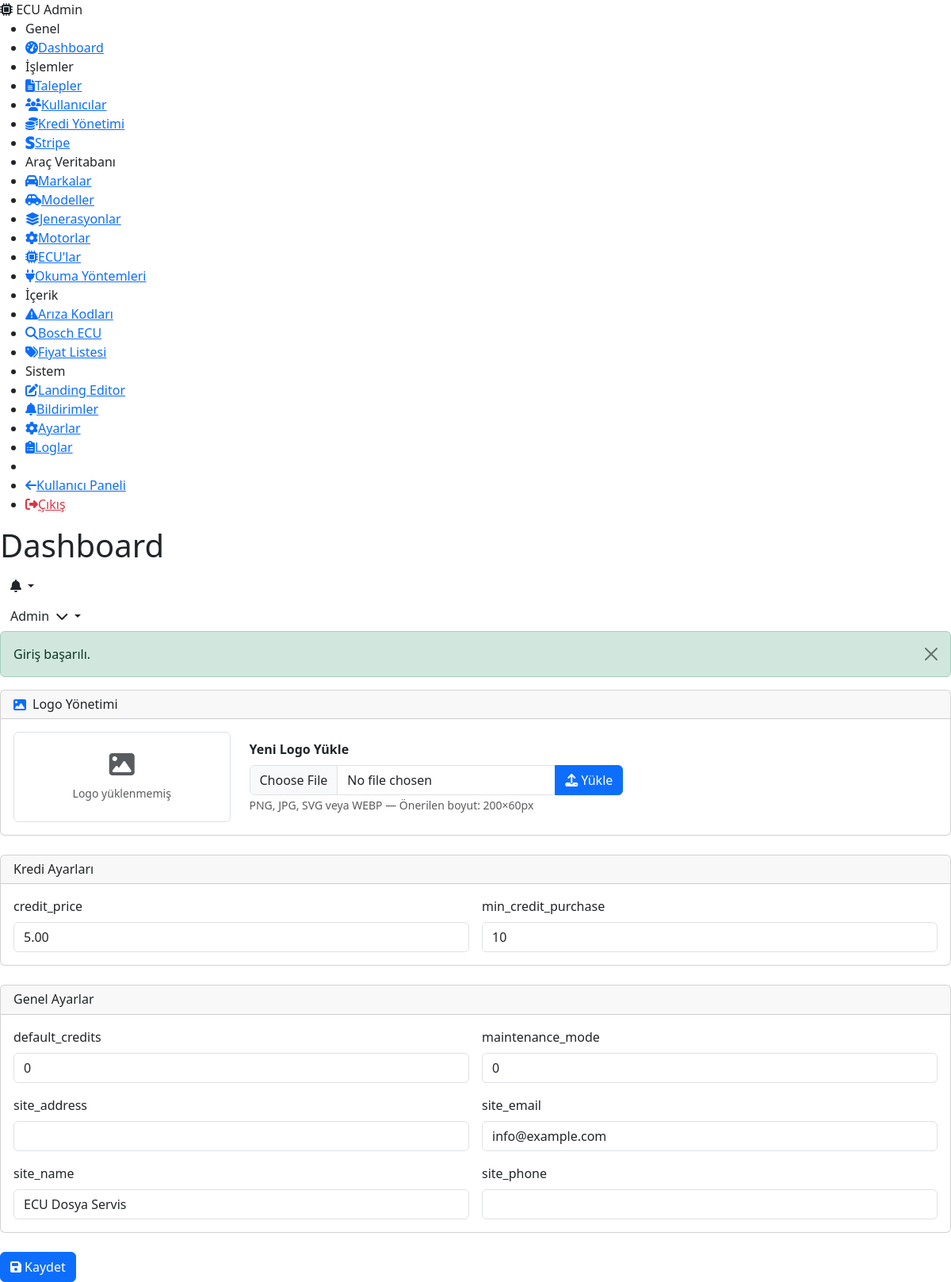
The app's page /admin/settings (signed in) with its own data.
### tables this page shows
CREATE TABLE IF NOT EXISTS `users` (
    `id`             INT UNSIGNED AUTO_INCREMENT PRIMARY KEY,
    `name`           VARCHAR(100)  NOT NULL,
    `email`          VARCHAR(191)  NOT NULL,
    `password`       VARCHAR(255)  NOT NULL,
    `phone`          VARCHAR(20)   DEFAULT NULL,
    `company`        VARCHAR(150)  DEFAULT NULL,
    `avatar`         VARCHAR(255)  DEFAULT NULL,
    `credit_balance` INT           NOT NULL DEFAULT 0,
    `role`           ENUM('user','admin') NOT NULL DEFAULT 'user',
    `email_token`    VARCHAR(64)   DEFAULT NULL,
    `email_verified` TINYINT(1)   NOT NULL DEFAULT 0,
    `reset_token`    VARCHAR(64)   DEFAULT NULL,
    `reset_expires`  DATETIME      DEFAULT NULL,
    `is_active`      TINYINT(1)   NOT NULL DEFAULT 1,
    `created_at`     DATETIME      NOT NULL DEFAULT CURRENT_TIMESTAMP,
    `updated_at`     DATETIME      NOT NULL DEFAULT CURRENT_TIMESTAMP ON UPDATE CURRENT_TIMESTAMP,
    UNIQUE KEY `uk_users_email`       (`email`),
    INDEX `idx_users_role`            (`role`),
    INDEX `idx_users_reset_token`     (`reset_token`),
    INDEX `idx_users_email_token`     (`email_token`)
);

CREATE TABLE IF NOT EXISTS `settings` (
    `id`         INT UNSIGNED AUTO_INCREMENT PRIMARY KEY,
    `key_name`   VARCHAR(100) NOT NULL,
    `value`      TEXT         DEFAULT NULL,
    `group_name` VARCHAR(50)  NOT NULL DEFAULT 'general',
    UNIQUE KEY `uk_settings_key`   (`key_name`),
    INDEX `idx_settings_group`     (`group_name`)
);

### core/Controller.php (called while the page is built, shortened)
<?php
abstract class Controller
{
    protected function view(string $view, array $data = [], string $layout = 'app'): void
    {
        View::render($view, $data, $layout);
    }
}

### app/Controllers/Admin/SettingsController.php (called while the page is built, shortened)
<?php
final class SettingsController extends Controller
{
    public function index(Request $request): void
    {
        $db = Database::getInstance();
        $settings = $db->fetchAll('SELECT * FROM settings ORDER BY group_name ASC, key_name ASC');
        $grouped = [];
        foreach ($settings as $s) { $grouped[$s['group_name']][] = $s; }
        $this->view('admin/settings/index', ['pageTitle' => 'Sistem Ayarları', 'currentPage' => 'admin-settings', 'grouped' => $grouped], 'admin');
    }
}

### core/App.php (called while the page is built, shortened)
<?php
final class App
{
    private Router $router;
    private Request $request;
    public function __construct(string $basePath)
    {
        $this->bootstrap();
    }
    private function bootstrap(): void
    {
        View::share('auth_user', $this->getAuthUser());
        $this->request = new Request();
        $this->router  = new Router();
    }
    private function getAuthUser(): ?array
    {
        try {
            $db = Database::getInstance();
            return $db->fetch(
                'SELECT id, name, email, phone, company, avatar, credit_balance, role, is_active FROM users WHERE id = ?',
                [Session::userId()]
            );
        } catch (\Throwable) {
            return null;
        }
    }
    public function run(): void
    {
        $matched = $this->router->resolve($this->request);
        $this->executeMiddleware($matched['middleware'], function () use ($matched) {
            $this->dispatch($matched['action'], $matched['params']);
        });
    }
    private function executeMiddleware(array $middleware, callable $final): void
    {
        $middlewareStack = array_reverse($middleware);
        $next = $final;
        foreach ($middlewareStack as $mw) {
            $currentNext = $next;
            $next = function () use ($mw, $currentNext) {
                $instance = new $mw();
                $instance->handle($this->request, $currentNext);
            };
        }
        $next();
    }
    private function dispatch(string $action, array $params): void
    {
        [$controllerClass, $method] = explode('@', $action);
        $controller = new $controllerClass();
        $controller->$method($this->request, ...array_values($params));
    }
}

### app/Middleware/AdminMiddleware.php (called while the page is built, shortened)
<?php
final class AdminMiddleware extends Middleware
{
    public function handle(Request $request, callable $next): void
    {
        $next();
    }
}

### app/Middleware/AuthMiddleware.php (called while the page is built, shortened)
<?php
final class AuthMiddleware extends Middleware
{
    public function handle(Request $request, callable $next): void
    {
        $next();
    }
}

### index.php (called while the page is built, shortened)
<?php
$app = new Core\App(BASE_PATH);
$app->run();

### core/Database.php (called while the page is built, shortened)
<?php
final class Database
{
    private static ?Database $instance = null;
    private PDO $pdo;
    private function __construct()
    {
        $config = Config::get('database');
        $dsn = sprintf(
            'mysql:host=%s;port=%s;dbname=%s;charset=%s',
            $config['host'],
            $config['port'],
            $config['name'],
            $config['charset']
        );
        try {
            $this->pdo = new PDO($dsn, $config['username'], $config['password'], [
                PDO::ATTR_ERRMODE            => PDO::ERRMODE_EXCEPTION,
                PDO::ATTR_DEFAULT_FETCH_MODE => PDO::FETCH_ASSOC,
                PDO::ATTR_EMULATE_PREPARES   => false,
                PDO::ATTR_STRINGIFY_FETCHES  => false,
            ]);
        } catch (PDOException $e) {
            throw new PDOException('Veritabanı bağlantı hatası: ' . $e->getMessage());
        }
    }
    public static function getInstance(): self
    {
        if (self::$instance === null) {
            self::$instance = new self();
        }
        return self::$instance;
    }
    public function query(string $sql, array $params = []): \PDOStatement
    {
        $stmt = $this->pdo->prepare($sql);
        $stmt->execute($params);
        return $stmt;
    }
    public function fetch(string $sql, array $params = []): ?array
    {
        $result = $this->query($sql, $params)->fetch();
        return $result ?: null;
    }
    public function fetchAll(string $sql, array $params = []): array
    {
        return $this->query($sql, $params)->fetchAll();
    }
}

### core/Config.php (called while the page is built, shortened)
<?php
final class Config
{
    private static array $config = [];
    public static function load(string $basePath): void
    {
        $configPath = $basePath . '/config';
        $files = glob($configPath . '/*.php');
        $skip = ['routes', 'services'];
        foreach ($files as $file) {
            $key = basename($file, '.php');
            if (in_array($key, $skip, true)) {
                continue;
            }
            self::$config[$key] = require $file;
        }
    }
    public static function get(string $key, mixed $default = null): mixed
    {
        $keys  = explode('.', $key);
        $value = self::$config;
        foreach ($keys as $k) {
            if (!is_array($value) || !array_key_exists($k, $value)) {
                return $default;
            }
            $value = $value[$k];
        }
        return $value;
    }
}

### resources/views/admin/settings/index.php (the view, shortened to what this page needs)
<?php $pageTitle = 'Sistem Ayarları'; $currentPage = 'admin-settings'; $groupLabels = ['general'=>'Genel Ayarlar','credits'=>'Kredi Ayarları']; ?>
<div class="card mb-4">
    <div class="card-header d-flex align-items-center gap-2">
        <i class="fas fa-image text-primary"></i>
        <h6 class="mb-0">Logo Yönetimi</h6>
    </div>
    <div class="card-body">
        <div class="row align-items-center g-4">
            <div class="col-md-3 text-center">
                <?php if (!empty($site_logo)): ?>
                    <img src="<?= \Core\App::url('storage/uploads/logo/' . \Core\View::escape($site_logo)) ?>"
                         alt="Mevcut Logo" class="img-fluid mb-2"
                         style="max-height:80px; max-width:200px; object-fit:contain;">
                    <div class="text-muted small">Mevcut logo</div>
                <?php else: ?>
                    <div class="border rounded p-4 text-muted">
                        <i class="fas fa-image fa-2x mb-2 d-block"></i>
                        <small>Logo yüklenmemiş</small>
                    </div>
                <?php endif; ?>
            </div>
            <div class="col-md-5">
                <form method="POST" action="/admin/settings/upload-logo" enctype="multipart/form-data"><?= \Core\View::csrf() ?>
                    <label class="form-label fw-semibold">Yeni Logo Yükle</label>
                    <div class="input-group">
                        <input type="file" name="logo" class="form-control" accept="image/png,image/jpeg,image/svg+xml,image/webp" required>
                        <button class="btn btn-primary" type="submit">
                            <i class="fas fa-upload me-1"></i>Yükle
                        </button>
                    </div>
                    <small class="text-muted">PNG, JPG, SVG veya WEBP — Önerilen boyut: 200×60px</small>
                </form>
            </div>
        </div>
    </div>
</div>
<form method="POST" action="/admin/settings"><?= \Core\View::csrf() ?>
<?php foreach ($grouped as $group => $settings): ?>
<div class="card mb-4"><div class="card-header"><h6 class="mb-0"><?= $groupLabels[$group] ?? ucfirst($group) ?></h6></div><div class="card-body"><div class="row g-3">
<?php foreach ($settings as $s): ?>
<div class="col-md-6"><label class="form-label"><?= \Core\View::escape($s['key_name']) ?></label><input type="text" name="settings[<?= \Core\View::escape($s['key_name']) ?>]" class="form-control" value="<?= \Core\View::escape($s['value'] ?? '') ?>"></div><?php endforeach; ?>
</div></div></div>
<?php endforeach; ?>
<button class="btn btn-primary"><i class="fas fa-save me-1"></i>Kaydet</button></form>

### resources/views/partials/header.php (shortened to what this page needs)
<header class="app-header">
    <div class="header-left">
        <h1 class="page-title"><?= \Core\View::escape($pageTitle ?? 'Dashboard') ?></h1>
    </div>
    <div class="header-right">
        <div class="header-notification dropdown">
            <button class="btn btn-icon dropdown-toggle" data-bs-toggle="dropdown" id="notifDropdown">
                <i class="fas fa-bell"></i>
            </button>
        </div>
        <div class="header-user dropdown">
            <button class="btn dropdown-toggle" data-bs-toggle="dropdown">
                <span class="d-none d-md-inline"><?= \Core\View::escape($auth_user['name'] ?? '') ?></span>
                <i class="fas fa-chevron-down ms-1"></i>
            </button>
        </div>
    </div>
</header>

### records on screen
users: name "Admin"
settings: key_name "credit_price", value "5.00"
settings: key_name "min_credit_purchase", value "10"
settings: key_name "default_credits", value "0"
settings: key_name "maintenance_mode", value "0"
settings: key_name "site_address"
settings: key_name "site_email", value "info@example.com"
settings: key_name "site_name", value "ECU Dosya Servis"
settings: key_name "site_phone"

### other values on screen
self::escape($success) "Giriş başarılı."
$groupLabels[$group] "Kredi Ayarları"
$groupLabels[$group] "Genel Ayarlar"
